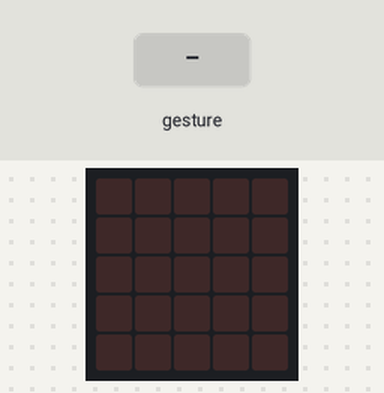
This program was run on a simulated BBC micro:bit running MicroPython. Shown: the board's 5×5 LED display. The test bench sets the inputs (shaded band). Random numbers come from a fixed seed; a tilt is held for 1.5 s and a shake lasts 1 s, then the board lies face up again.

Above: at 1.2 s.
1.3 s: gesture 'shake'
At 2.5 s:
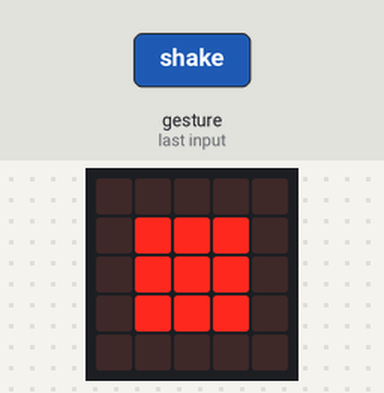
4.3 s: gesture 'shake'
At 4.8 s:
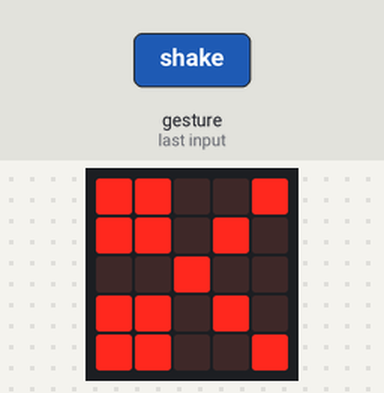
Timing chart, 0 to 7.3 s (numbered marks = the images above; inputs shaded):
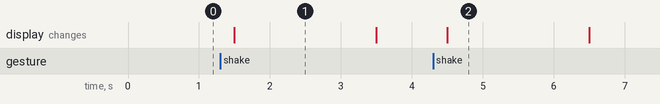

Measured:
- after the input at 1.3 s, the display: changes after 0.20 s (image 1)
- after the input at 4.3 s, the display: changes after 0.20 s (image 2)
- what the display in image 1 shows lasts 2.0 s, from 1.5 s to 3.5 s

The program:

RPS.py
```python
from microbit import *
import random
scissor = Image("99009:"
              "99090:"
              "00900:"
              "99090:"
              "99009")
paper = Image("99999:"
              "90009:"
              "90009:"
              "90009:"
              "99999")
rock = Image("00000:"
              "09990:"
              "09990:"
              "09990:"
              "00000")
game = [rock, paper, scissor]
while True:
    if accelerometer.was_gesture('shake'):
        display.show(random.choice(game))
        sleep(2000)
        display.clear()
```
